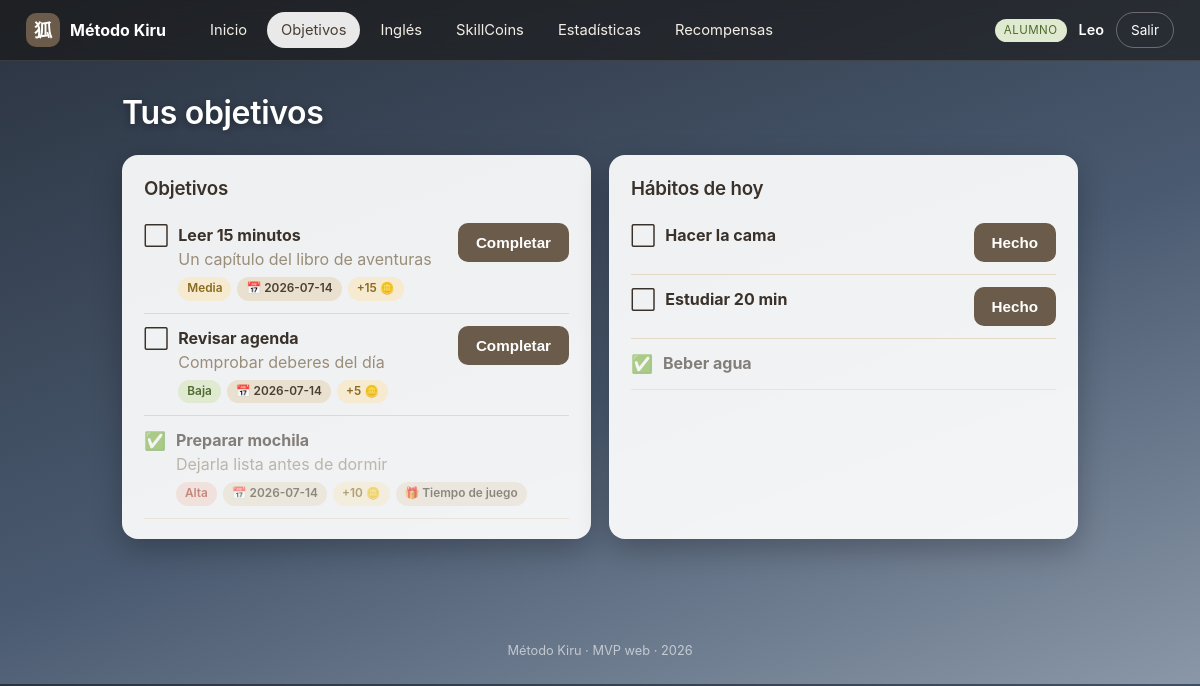
The app's page /alumno/objetivos.php (signed in) with its own data.
### tables this page shows
CREATE TABLE `usuarios` (
  `id` int(11) NOT NULL AUTO_INCREMENT,
  `username` varchar(50) NOT NULL,
  `password_hash` varchar(255) NOT NULL,
  `rol` enum('alumno','mentor','admin') NOT NULL,
  `nombre` varchar(100) NOT NULL,
  `creado_en` timestamp NOT NULL DEFAULT current_timestamp(),
  PRIMARY KEY (`id`),
  UNIQUE KEY `username` (`username`)
);

CREATE TABLE `objetivos` (
  `id` int(11) NOT NULL AUTO_INCREMENT,
  `alumno_id` int(11) NOT NULL,
  `titulo` varchar(255) NOT NULL,
  `descripcion` text DEFAULT NULL,
  `prioridad` enum('baja','media','alta') DEFAULT 'media',
  `fecha` date DEFAULT NULL,
  `recompensa` varchar(255) DEFAULT NULL,
  `skillcoins` int(11) DEFAULT 0,
  `completado` tinyint(1) DEFAULT 0,
  PRIMARY KEY (`id`)
);

CREATE TABLE `habitos` (
  `id` int(11) NOT NULL AUTO_INCREMENT,
  `alumno_id` int(11) NOT NULL,
  `titulo` varchar(255) NOT NULL,
  `completado` tinyint(1) DEFAULT 0,
  `fecha` date DEFAULT NULL,
  PRIMARY KEY (`id`)
);

### includes/functions.php (called while the page is built, shortened)
<?php
require_once __DIR__ . '/../config/db.php';
function e(?string $s): string
{
    return htmlspecialchars($s ?? '', ENT_QUOTES, 'UTF-8');
}
function url(string $path = ''): string
{
    return BASE_URL . '/' . ltrim($path, '/');
}
function asset(string $path): string
{
    $full = __DIR__ . '/../' . ltrim($path, '/');
    $v = @filemtime($full) ?: 1;
    return url($path) . '?v=' . $v;
}
function current_user(): ?array
{
    $stmt = db()->prepare('SELECT * FROM usuarios WHERE id = ?');
    $stmt->execute([$_SESSION['user_id']]);
    return $stmt->fetch() ?: null;
}
function sc_total(int $alumnoId): int
{
    $stmt = db()->prepare('SELECT COALESCE(SUM(cantidad),0) FROM skillcoins_log WHERE alumno_id = ?');
    $stmt->execute([$alumnoId]);
    return (int) $stmt->fetchColumn();
}
function niveles_todos(): array
{
    return db()->query('SELECT * FROM niveles ORDER BY orden')->fetchAll();
}
function nivel_actual(array $alumno): array
{
    $niveles = niveles_todos();
    $total = sc_total((int) $alumno['id']);
    $actual = $niveles[0];
    foreach ($niveles as $n) {
        if ($total >= (int) $n['skillcoins_necesarias']) {
            $actual = $n;
        }
    }
    return $actual;
}

### config/db.php (called while the page is built, shortened)
<?php
function db(): PDO
{
    static $pdo = null;
    if ($pdo === null) {
        $dsn = 'mysql:host=' . DB_HOST . ';port=' . DB_PORT . ';dbname=' . DB_NAME . ';charset=utf8mb4';
        try {
            $pdo = new PDO($dsn, DB_USER, DB_PASS, [
                PDO::ATTR_ERRMODE            => PDO::ERRMODE_EXCEPTION,
                PDO::ATTR_DEFAULT_FETCH_MODE => PDO::FETCH_ASSOC,
                PDO::ATTR_EMULATE_PREPARES   => false,
            ]);
        } catch (PDOException $e) {
            die('<h2>Error de conexión a la base de datos.</h2>'
                . '<p>¿Has ejecutado <a href="' . BASE_URL . '/install.php">install.php</a>? '
                . '¿MySQL está encendido en XAMPP?</p>'
                . '<pre>' . htmlspecialchars($e->getMessage()) . '</pre>');
        }
    }
    return $pdo;
}

### includes/alumno_ctx.php (called while the page is built, shortened)
<?php
require_once __DIR__ . '/functions.php';
$user = require_login(['alumno']);
$alumno = alumno_por_usuario((int) $user['id']);
$alumno['nombre']   = $user['nombre'];
$alumno['username'] = $user['username'];
$nivel = nivel_actual($alumno);

### alumno/objetivos.php (the view, shortened to what this page needs)
<?php
require_once __DIR__ . '/../includes/alumno_ctx.php';
require_once __DIR__ . '/../includes/layout.php';
$aid = (int) $alumno['id'];
$objetivos = db()->prepare('SELECT * FROM objetivos WHERE alumno_id = ? ORDER BY completado, FIELD(prioridad,"alta","media","baja")');
$objetivos->execute([$aid]);
$objetivos = $objetivos->fetchAll();
$habitos = db()->prepare('SELECT * FROM habitos WHERE alumno_id = ? ORDER BY completado, id');
$habitos->execute([$aid]);
$habitos = $habitos->fetchAll();
render_header('Objetivos', 'alumno', $mundo, nav_alumno('objetivos'));
?>
<h1 class="page-title">Tus objetivos</h1>
<div class="grid-2">
    <div class="card">
        <h3>Objetivos</h3>
        <ul class="objlist">
            <?php foreach ($objetivos as $o): ?>
                <li class="<?= $o['completado'] ? 'done' : '' ?>">
                    <div class="obj-main">
                        <span class="check"><?= $o['completado'] ? '✅' : '⬜' ?></span>
                        <div>
                            <strong><?= e($o['titulo']) ?></strong>
                            <?php if ($o['descripcion']): ?><div class="muted"><?= e($o['descripcion']) ?></div><?php endif; ?>
                            <div class="obj-tags">
                                <span class="tag prio-<?= e($o['prioridad']) ?>"><?= e(ucfirst($o['prioridad'])) ?></span>
                                <?php if ($o['fecha']): ?><span class="tag">📅 <?= e($o['fecha']) ?></span><?php endif; ?>
                                <?php if ($o['skillcoins']): ?><span class="tag gold">+<?= (int)$o['skillcoins'] ?> 🪙</span><?php endif; ?>
                                <?php if ($o['recompensa']): ?><span class="tag">🎁 <?= e($o['recompensa']) ?></span><?php endif; ?>
                            </div>
                        </div>
                    </div>
                    <?php if (!$o['completado']): ?>
                    <form method="post" class="inline">
                        <button class="btn-sm">Completar</button>
                    </form>
                    <?php endif; ?>
                </li>
            <?php endforeach; ?>
        </ul>
    </div>
    <div class="card">
        <h3>Hábitos de hoy</h3>
        <ul class="objlist">
            <?php foreach ($habitos as $h): ?>
                <li class="<?= $h['completado'] ? 'done' : '' ?>">
                    <div class="obj-main">
                        <span class="check"><?= $h['completado'] ? '✅' : '⬜' ?></span>
                        <strong><?= e($h['titulo']) ?></strong>
                    </div>
                    <?php if (!$h['completado']): ?>
                    <form method="post" class="inline">
                        <button class="btn-sm">Hecho</button>
                    </form>
                    <?php endif; ?>
                </li>
            <?php endforeach; ?>
        </ul>
    </div>
</div>
<?php render_footer(); ?>

### includes/layout.php (shortened to what this page needs)
<?php
require_once __DIR__ . '/functions.php';
function render_header(string $titulo, string $tema = 'panel', string $mundo = '', ?array $nav = null): void
{
    $user = current_user();
    $bodyClass = $tema === 'alumno' ? 'tema-alumno mundo-' . $mundo : 'tema-panel';
    ?>
<!DOCTYPE html>
<html lang="es">
<head>
    <link rel="stylesheet" href="<?= asset('assets/css/style.css') ?>">
</head>
<body class="<?= e($bodyClass) ?>">
<header class="topbar">
    <a class="brand" href="<?= url('index.php') ?>" title="Ir a la página principal">
        <span class="brand-mark">狐</span>
        <span class="brand-name"><?= e(APP_NAME) ?></span>
    </a>
    <?php if ($nav): ?>
    <nav class="mainnav">
        <?php foreach ($nav as $item): ?>
            <a href="<?= url($item[1]) ?>" class="<?= !empty($item[2]) ? 'active' : '' ?>"><?= e($item[0]) ?></a>
        <?php endforeach; ?>
    </nav>
    <?php endif; ?>
    <?php if ($user): ?>
    <div class="topbar-user">
        <span class="rolechip rol-<?= e($user['rol']) ?>"><?= e(ucfirst($user['rol'])) ?></span>
        <span class="uname"><?= e($user['nombre']) ?></span>
        <a class="btn-logout" href="<?= url('logout.php') ?>">Salir</a>
    </div>
    <?php endif; ?>
</header>
<main class="wrap">
<?php
}
function render_footer(): void
{
    ?>
</main>
<footer class="foot">Método Kiru · MVP web · <?= date('Y') ?></footer>
</body>
</html>
<?php
}

### assets/css/style.css (style rules this page uses)
:root { --arena: #e9e0cf; --crema: #f6f1e7; --crema2: #fffdf8; --marron: #6b5b4a; --marron-osc: #4a3f33; --oliva: #7c8a5a; --dorado: #c9a227; --texto: #3a322a; --muted: #9a8d79; --linea: #e4d9c7; --sombra: 0 6px 20px rgba(74, 63, 51, .08); --radio: 16px; }
* { box-sizing: border-box; }
body { margin: 0; font-family: -apple-system, "Segoe UI", system-ui, sans-serif; color: var(--texto); background: var(--crema); line-height: 1.5; }
a { color: var(--marron); }
h1, h2, h3, h4 { margin: 0 0 .4em; font-weight: 600; letter-spacing: -.01em; }
.muted { color: var(--muted); }
.topbar { display: flex; align-items: center; gap: 22px; padding: 12px 26px; background: var(--crema2); border-bottom: 1px solid var(--linea); position: sticky; top: 0; z-index: 20; }
.brand { display: flex; align-items: center; gap: 10px; font-weight: 700; text-decoration: none; }
.brand-mark { width: 34px; height: 34px; display: grid; place-items: center; border-radius: 10px; background: var(--marron); color: #fff; font-size: 18px; }
.brand-name { color: var(--marron-osc); }
.mainnav { display: flex; gap: 6px; margin-left: 8px; flex-wrap: wrap; }
.mainnav a { text-decoration: none; color: var(--marron); padding: 7px 14px; border-radius: 999px; font-size: .92rem; }
.mainnav a.active { background: var(--marron); color: #fff; }
.topbar-user { margin-left: auto; display: flex; align-items: center; gap: 12px; }
.uname { font-weight: 600; font-size: .9rem; }
.rolechip { font-size: .72rem; padding: 3px 9px; border-radius: 999px; background: var(--arena); color: var(--marron-osc); text-transform: uppercase; letter-spacing: .04em; }
.rol-alumno { background: #dfead0; color: #4f6b2f; }
.btn-logout { text-decoration: none; font-size: .85rem; padding: 7px 14px; border-radius: 999px; border: 1px solid var(--linea); color: var(--marron); }
.wrap { max-width: 1080px; margin: 0 auto; padding: 28px 22px 60px; }
.page-title { margin-bottom: 18px; }
.foot { text-align: center; color: var(--muted); font-size: .8rem; padding: 24px; }
.grid-2 { display: grid; grid-template-columns: 1fr 1fr; gap: 18px; }
.card { background: var(--crema2); border: 1px solid var(--linea); border-radius: var(--radio); padding: 20px 22px; box-shadow: var(--sombra); margin-bottom: 18px; }
.btn, .btn-sm, button.btn, button.btn-sm { background: var(--marron); color: #fff; border: none; border-radius: 10px; padding: 11px 18px; font-size: .95rem; cursor: pointer; font-weight: 600; }
.btn-sm { padding: 8px 14px; font-size: .85rem; }
.inline { display: inline; }
.tag, .pill { display: inline-block; font-size: .74rem; padding: 3px 9px; border-radius: 999px; background: var(--arena); color: var(--marron-osc); font-weight: 600; }
.tag.gold, .pill { background: #f6ead0; color: #8a6a1f; }
.prio-alta { background: #f3d6d0; color: #a5432f; }
.prio-media { background: #f6ead0; color: #8a6a1f; }
.prio-baja { background: #dfead0; color: #4f6b2f; }
.checklist, .objlist, .editlist { list-style: none; padding: 0; margin: 0; }
.objlist li { display: flex; justify-content: space-between; align-items: flex-start; gap: 12px; padding: 12px 0; border-bottom: 1px solid var(--linea); }
.objlist li.done { opacity: .6; }
.obj-main { display: flex; gap: 10px; align-items: flex-start; }
.obj-tags { margin-top: 6px; display: flex; gap: 6px; flex-wrap: wrap; }
.check { font-size: 1.1rem; }
.tema-alumno { color: #f4efe6; }
.tema-alumno .wrap { max-width: 1000px; }
.tema-alumno .topbar { background: rgba(20, 18, 14, .55); border-bottom: 1px solid rgba(255,255,255,.12); backdrop-filter: blur(8px); }
.tema-alumno .brand-name, .tema-alumno .uname { color: #fff; }
.tema-alumno .mainnav a { color: #f4efe6; }
.tema-alumno .mainnav a.active { background: rgba(255,255,255,.9); color: var(--marron-osc); }
.tema-alumno .btn-logout { color: #fff; border-color: rgba(255,255,255,.3); }
.tema-alumno .foot { color: rgba(255,255,255,.6); }
.tema-alumno .card { background: rgba(255,255,255,.92); color: var(--texto); border: none; box-shadow: 0 10px 30px rgba(0,0,0,.25); }
.tema-alumno .page-title { color: #fff; text-shadow: 0 2px 8px rgba(0,0,0,.4); }
.tema-alumno::before { content: ""; position: fixed; inset: 0; z-index: -2; background-size: cover; background-position: center; }
.mundo-ciudad { background: linear-gradient(160deg, #2a3340, #4a5a70 55%, #8a97a8); }
body { overflow-x: clip; }

### records on screen
usuarios: rol "ALUMNO", nombre "Leo"
objetivos: titulo "Leer 15 minutos", descripcion "Un capítulo del libro de aventuras", prioridad "Media", fecha "2026-07-14", skillcoins "15"
objetivos: titulo "Revisar agenda", descripcion "Comprobar deberes del día", prioridad "Baja", fecha "2026-07-14", skillcoins "5"
objetivos: titulo "Preparar mochila", descripcion "Dejarla lista antes de dormir", prioridad "Alta", fecha "2026-07-14", skillcoins "10", recompensa "Tiempo de juego"
habitos: titulo "Hacer la cama"
habitos: titulo "Estudiar 20 min"
habitos: titulo "Beber agua"

### other values on screen
APP_NAME "Método Kiru"
$item[0] "Inicio"
$item[0] "Objetivos"
$item[0] "Inglés"
$item[0] "SkillCoins"
$item[0] "Estadísticas"
$item[0] "Recompensas"
